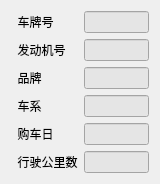
   <widget class="QWidget" name="formLayoutWidget_11">
    <property name="geometry">
     <rect>
      <x>660</x>
      <y>190</y>
      <width>160</width>
      <height>161</height>
     </rect>
    </property>
    <layout class="QFormLayout" name="formLayout10">
     <property name="fieldGrowthPolicy">
      <enum>QFormLayout::AllNonFixedFieldsGrow</enum>
     </property>
     <item row="0" column="0">
      <widget class="QLabel" name="label_7">
       <property name="text">
        <string>  车牌号</string>
       </property>
      </widget>
     </item>
     <item row="0" column="1">
      <widget class="QLineEdit" name="edtPlateID">
       <property name="styleSheet">
        <string notr="true">background-color: rgb(229, 229, 229);
border-image: url();</string>
       </property>
       <property name="readOnly">
        <bool>true</bool>
       </property>
      </widget>
     </item>
     <item row="1" column="0">
      <widget class="QLabel" name="label_8">
       <property name="text">
        <string>  发动机号</string>
       </property>
      </widget>
     </item>
     <item row="1" column="1">
      <widget class="QLineEdit" name="edtMotorID">
       <property name="styleSheet">
        <string notr="true">background-color: rgb(229, 229, 229);
border-image: url();</string>
       </property>
       <property name="readOnly">
        <bool>true</bool>
       </property>
      </widget>
     </item>
     <item row="2" column="0">
      <widget class="QLabel" name="label_21">
       <property name="text">
        <string>  品牌</string>
       </property>
      </widget>
     </item>
     <item row="2" column="1">
      <widget class="QLineEdit" name="edtBrand">
       <property name="styleSheet">
        <string notr="true">background-color: rgb(229, 229, 229);
border-image: url();</string>
       </property>
       <property name="readOnly">
        <bool>true</bool>
       </property>
      </widget>
     </item>
     <item row="3" column="0">
      <widget class="QLabel" name="label_22">
       <property name="text">
        <string>  车系</string>
       </property>
      </widget>
     </item>
     <item row="3" column="1">
      <widget class="QLineEdit" name="edtSeries">
       <property name="styleSheet">
        <string notr="true">background-color: rgb(229, 229, 229);
border-image: url();</string>
       </property>
       <property name="readOnly">
        <bool>true</bool>
       </property>
      </widget>
     </item>
     <item row="4" column="0">
      <widget class="QLabel" name="label_23">
       <property name="text">
        <string>  购车日</string>
       </property>
      </widget>
     </item>
     <item row="4" column="1">
      <widget class="QLineEdit" name="edtBuyDate">
       <property name="styleSheet">
        <string notr="true">background-color: rgb(229, 229, 229);
border-image: url();</string>
       </property>
       <property name="readOnly">
        <bool>true</bool>
       </property>
      </widget>
     </item>
     <item row="5" column="0">
      <widget class="QLabel" name="label_24">
       <property name="text">
        <string>  行驶公里数</string>
       </property>
      </widget>
     </item>
     <item row="5" column="1">
      <widget class="QLineEdit" name="edtOdometer">
       <property name="styleSheet">
        <string notr="true">background-color: rgb(229, 229, 229);
border-image: url();</string>
       </property>
       <property name="readOnly">
        <bool>true</bool>
       </property>
      </widget>
     </item>
    </layout>
   </widget>
